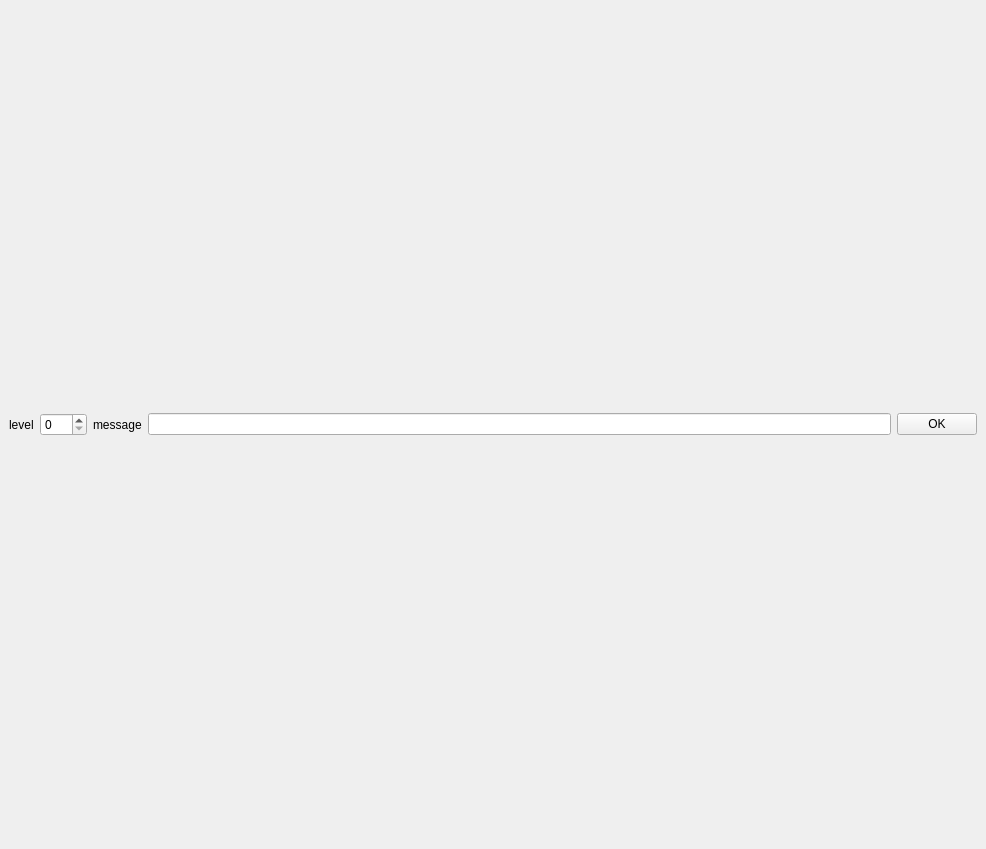
<?xml version="1.0" encoding="UTF-8"?>
<ui version="4.0">
 <class>MainWindow</class>
 <widget class="QMainWindow" name="MainWindow">
  <property name="geometry">
   <rect>
    <x>0</x>
    <y>0</y>
    <width>986</width>
    <height>849</height>
   </rect>
  </property>
  <property name="windowTitle">
   <string>MainWindow</string>
  </property>
  <widget class="QWidget" name="centralwidget">
   <layout class="QVBoxLayout" name="verticalLayout" stretch="1">
    <item>
     <layout class="QHBoxLayout" name="horizontalLayout">
      <item>
       <widget class="QLabel" name="label">
        <property name="text">
         <string>level</string>
        </property>
       </widget>
      </item>
      <item>
       <widget class="QSpinBox" name="level">
        <property name="maximum">
         <number>100</number>
        </property>
       </widget>
      </item>
      <item>
       <widget class="QLabel" name="label_2">
        <property name="text">
         <string>message</string>
        </property>
       </widget>
      </item>
      <item>
       <widget class="QLineEdit" name="message"/>
      </item>
      <item>
       <widget class="QPushButton" name="ok">
        <property name="text">
         <string>OK</string>
        </property>
       </widget>
      </item>
     </layout>
    </item>
   </layout>
  </widget>
 </widget>
 <resources/>
 <connections/>
</ui>
